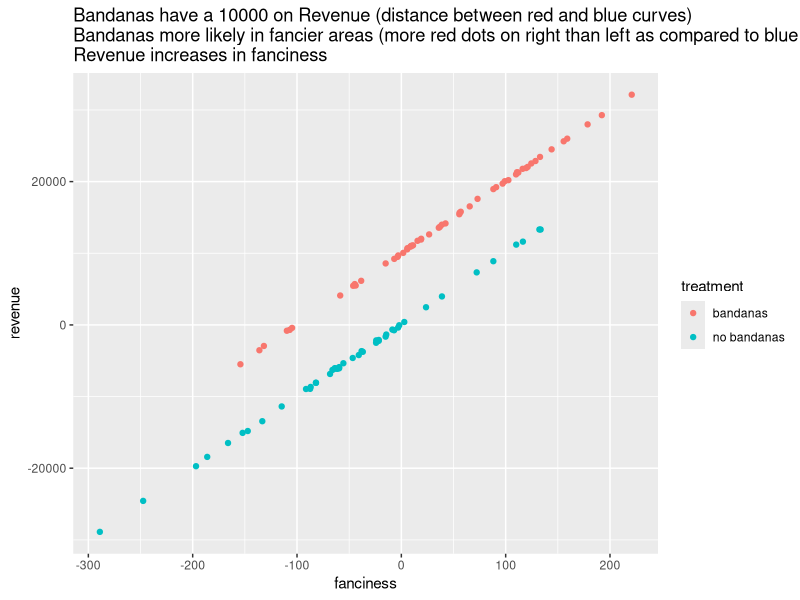

Write the R code that produced this figure.
## ---- chunk 1
library(tidyverse)
library(glue)
## ---- chunk 2
# create a salon level dataset
set.seed(20)
n_salons <- 100
noise <- 100
true_bandana_effect <- 10000
data <- tibble(salon_id = 1:n_salons) %>% 
  mutate(
    # confounder
    fanciness=rnorm(n_salons, sd = noise),
    # treatment (influenced by confounder)
    #   if fanciness > 0, chance of bandana = 1 is .8, else .2
    gives_bandanas=rbinom(n_salons, 1,prob =  ifelse(fanciness > 0, .8, .2)),
    # outcome (influenced by confounder and treatment),
    revenue=100*fanciness + true_bandana_effect*gives_bandanas + 50 + rnorm(n_salons, sd=noise)
  )

# plot to visualize the relationships
data %>% 
  mutate(treatment=ifelse(gives_bandanas==1, "bandanas", "no bandanas")) %>% 
  ggplot(aes(fanciness, revenue, color=treatment)) +
  geom_point() +
  labs(title=glue("Bandanas have a {true_bandana_effect} on Revenue (distance between red and blue curves)\n",
                  "Bandanas more likely in fancier areas (more red dots on right than left as compared to blue dots)\n",
                  "Revenue increases in fanciness"))
## ---- chunk 3
m_confounded <- lm(revenue ~ gives_bandanas, data=data)
summary(m_confounded)
## ---- chunk 4
m_controlled <- lm(revenue ~ gives_bandanas + fanciness, data=data)
summary(m_controlled)
